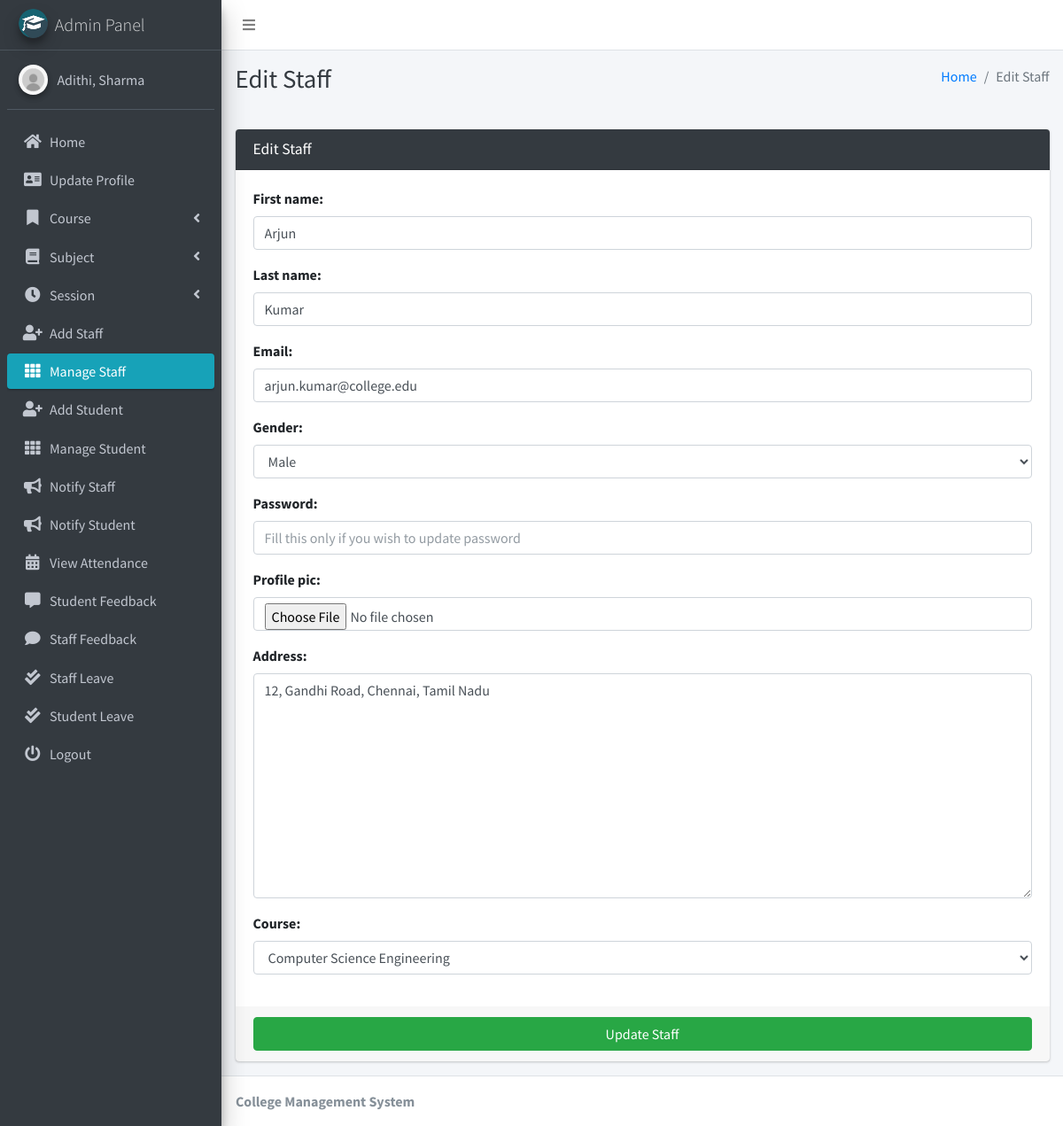
Page /staff/edit/1 (signed in) on the committed database.
### main_app/models.py (models this page shows, shortened)
class CustomUser(AbstractUser):
    USER_TYPE = ((1, "HOD"), (2, "Staff"), (3, "Student"))
    GENDER = [("M", "Male"), ("F", "Female")]
    username = None  # Removed username, using email instead
    email = models.EmailField(unique=True)
    user_type = models.CharField(default=1, choices=USER_TYPE, max_length=1)
    gender = models.CharField(max_length=1, choices=GENDER)
    profile_pic = models.ImageField()
    address = models.TextField()
    fcm_token = models.TextField(default="")  # For firebase notifications
    created_at = models.DateTimeField(auto_now_add=True)
    updated_at = models.DateTimeField(auto_now=True)
    USERNAME_FIELD = "email"
    REQUIRED_FIELDS = []
    objects = CustomUserManager()
    def __str__(self):
        return self.last_name + ", " + self.first_name

class Staff(models.Model):
    course = models.ForeignKey(Course, on_delete=models.DO_NOTHING, null=True, blank=False)
    admin = models.OneToOneField(CustomUser, on_delete=models.CASCADE)

### main_app/hod_views.py (the view)
# urls.py: path("staff/edit/<int:staff_id>", hod_views.edit_staff, name='edit_staff'),
def edit_staff(request, staff_id):
    staff = get_object_or_404(Staff, id=staff_id)
    form = StaffForm(request.POST or None, instance=staff)
    context = {
        'form': form,
        'staff_id': staff_id,
        'page_title': 'Edit Staff'
    }
    if request.method == 'POST':
        if form.is_valid():
            first_name = form.cleaned_data.get('first_name')
            last_name = form.cleaned_data.get('last_name')
            address = form.cleaned_data.get('address')
            username = form.cleaned_data.get('username')
            email = form.cleaned_data.get('email')
            gender = form.cleaned_data.get('gender')
            password = form.cleaned_data.get('password') or None
            course = form.cleaned_data.get('course')
            passport = request.FILES.get('profile_pic') or None
            try:
                user = CustomUser.objects.get(id=staff.admin.id)
                user.username = username
                user.email = email
                if password != None:
                    user.set_password(password)
                if passport != None:
                    fs = FileSystemStorage()
                    filename = fs.save(passport.name, passport)
                    passport_url = fs.url(filename)
                    user.profile_pic = passport_url
                user.first_name = first_name
                user.last_name = last_name
                user.gender = gender
                user.address = address
                staff.course = course
                user.save()
                staff.save()
                messages.success(request, "Successfully Updated")
                return redirect(reverse('edit_staff', args=[staff_id]))
            except Exception as e:
                messages.error(request, "Could Not Update " + str(e))
        else:
            messages.error(request, "Please fil form properly")
    else:
        user = CustomUser.objects.get(id=staff_id)
        staff = Staff.objects.get(id=user.id)
        return render(request, "hod_template/edit_staff_template.html", context)

### main_app/forms.py
class StaffForm(CustomUserForm):
    def __init__(self, *args, **kwargs):
        super(StaffForm, self).__init__(*args, **kwargs)
    class Meta(CustomUserForm.Meta):
        model = Staff
        fields = CustomUserForm.Meta.fields + \
            ['course' ]

### main_app/models.py (called while the page is built)
    def __str__(self):
        return self.name

### main_app/templates/hod_template/edit_staff_template.html
{% extends 'main_app/base.html' %}
{% load static %}
{% block page_title %}{{page_title}}{% endblock page_title %}
{% block content %}
<section class="content">
    <div class="container-fluid">
        <div class="row">
            <div class="col-md-12">
                <div class="card card-dark">
                    <div class="card-header">
                        <h3 class="card-title">{{page_title}}</h3>
                    </div>
                    {% include "main_app/form_template.html" with messages=messages  form=form button_text="Update Staff"%}
                </div>
            </div>
        </div>
    </div>
</section>
{% endblock content %}

### main_app/templates/main_app/sidebar_template.html (shortened to what this page needs)
{% load static %}
<aside class="main-sidebar sidebar-dark-info elevation-4">
    {% if request.user.user_type == '1' %}
    <a href="{% url 'admin_home' %}" class="brand-link">
        <img src="{% static 'dist/img/cmsl.png' %} " alt="AdminLTE Logo"
            class="brand-image img-circle elevation-3" >
        <span class="brand-text font-weight-light">Admin Panel</span>
    </a>
    <div class="sidebar">
        <div class="user-panel mt-3 pb-3 mb-3 d-flex">
            <div class="image">
                <img src="{{ request.user.profile_pic}}" class="img-circle elevation-2" alt="User Image">
            </div>
            <div class="info">
                <a href="#" class="d-block">{{user}}</a>
            </div>
        </div>
        <nav class="mt-2">
            <ul class="nav nav-pills nav-sidebar flex-column" data-widget="treeview" role="menu" data-accordion="false">
                <li class="nav-item">
                    {% url 'admin_home' as admin_home %}
                    <a href="{{admin_home}}" class="nav-link {% if admin_home == request.path %} active {% endif %}">
                        <i class="nav-icon fas fa-home"></i>
                        <p>
                            Home
                        </p>
                    </a>
                </li>
                <li class="nav-item">
                    {% url 'admin_view_profile' as admin_view_profile %}
                    <a href="{{admin_view_profile}}"
                        class="nav-link {% if admin_view_profile == request.path %} active {% endif %}">
                        <i class="nav-icon fas fa-address-card"></i>
                        <p>
                            Update Profile
                        </p>
                    </a>
                </li>
                <li class="nav-item has-treeview">
                    <a href="#" class="nav-link">
                        <i class="nav-icon fas fa-bookmark"></i>
                        <p>
                            Course
                            <i class="fas fa-angle-left right"></i>
                        </p>
                    </a>
                </li>
                <li class="nav-item has-treeview">
                    <a href="#" class="nav-link">
                        <i class="nav-icon fas fa-book"></i>
                        <p>
                            Subject
                            <i class="fas fa-angle-left right"></i>
                        </p>
                    </a>
                </li>
                <li class="nav-item has-treeview">
                    <a href="#" class="nav-link">
                        <i class="nav-icon fas fa-clock"></i>
                        <p>
                            Session
                            <i class="fas fa-angle-left right"></i>
                        </p>
                    </a>
                </li>
                <li class="nav-item">
                    {% url 'add_staff' as add_staff %}
                    <a href="{{add_staff}}" class="nav-link {% if add_staff == request.path %} active {% endif %}">
                        <i class="nav-icon fas fa-user-plus"></i>
                        <p>
                            Add Staff
                        </p>
                    </a>
                </li>
                <li class="nav-item">
                    {% url 'manage_staff' as manage_staff %}
                    {% url 'edit_staff' staff_id as edit_staff %}
                    <a href="{{manage_staff}}"
                        class="nav-link {% if manage_staff == request.path or request.path == edit_staff %} active {% endif %}">
                        <i class="nav-icon fas fa-th"></i>
                        <p>
                            Manage Staff
                        </p>
                    </a>
                </li>
                <li class="nav-item">
                    {% url 'add_student' as add_student%}
                    <a href="{{add_student}}" class="nav-link  {% if add_student == request.path %} active {% endif %}">
                        <i class="nav-icon fas fa-user-plus"></i>
                        <p>
                            Add Student
                        </p>
                    </a>
                </li>
                <li class="nav-item">
                    {% url 'manage_student' as manage_student %}
                    {% url 'edit_student' student_id as edit_student %}
                    <a href="{{manage_student}}"
                        class="nav-link  {% if edit_student == request.path or manage_student == request.path %} active {% endif %}">
                        <i class="nav-icon fas fa-th"></i>
                        <p>
                            Manage Student
                        </p>
                    </a>
                </li>
                <li class="nav-item">
                    {% url 'admin_notify_staff' as admin_notify_staff %}
                    <a href="{{admin_notify_staff}}"
                        class="nav-link {% if admin_notify_staff == request.path %} active {% endif %}">
                        <i class="nav-icon fas fa-bullhorn"></i>
                        <p>
                            Notify Staff
                        </p>
                    </a>
                </li>
                <li class="nav-item">
                    {% url 'admin_notify_student' as admin_notify_student %}
                    <a href="{{admin_notify_student}}"
                        class="nav-link {% if admin_notify_student == request.path %} active {% endif %}">
                        <i class="nav-icon fas fa-bullhorn"></i>
                        <p>
                            Notify Student
                        </p>
                    </a>
                </li>
                <li class="nav-item">
                    {% url 'admin_view_attendance' as admin_view_attendance %}
                <li class="nav-item">
                    <a href="{{admin_view_attendance}}"
                        class="nav-link  {% if admin_view_attendance == request.path %} active {% endif %}">
                        <i class="nav-icon fas fa-calendar-alt"></i>
                        <p>
                            View Attendance
                        </p>
                    </a>
                </li>
                <li class="nav-item">
                    {% url 'student_feedback_message' as student_feedback_message %}
                    <a href="{{ student_feedback_message }}"
                        class="nav-link  {% if student_feedback_message == request.path %} active {% endif %}">
                        <i class="nav-icon fas fa-comment-alt"></i>
                        <p>
                            Student Feedback
                        </p>
                    </a>
                </li>
                <li class="nav-item">
                    {% url 'staff_feedback_message' as staff_feedback_message %}
                    <a href="{{staff_feedback_message}}"
                        class="nav-link   {% if staff_feedback_message == request.path %} active {% endif %}">
                        <i class="nav-icon fas fa-comment"></i>
                        <p>
                            Staff Feedback
                        </p>
                    </a>
                </li>
                <li class="nav-item">
                    {% url 'view_staff_leave' as view_staff_leave %}
                    <a href="{{view_staff_leave}}"
                        class="nav-link  {% if view_staff_leave == request.path %} active {% endif %}">
                        <i class="nav-icon fas fa-check-double"></i>
                        <p>
                            Staff Leave
                        </p>
                    </a>
                </li>
                <li class="nav-item">
                    {% url 'view_student_leave' as view_student_leave %}
                    <a href="{% url 'view_student_leave' %}"
                        class="nav-link  {% if view_student_leave == request.path %} active {% endif %}">
                        <i class="nav-icon fas fa-check-double"></i>
                        <p>
                            Student Leave
                        </p>
                    </a>
                </li>
                                        {% endif %}
                                        <li class="nav-item">
                                            <a href="{% url 'user_logout' %}"
                                                onclick="return confirm('Your session would be terminated.\n\nProceed?')"
                                                class="nav-link">
                                                <i class="nav-icon fas fa-power-off"></i>
                                                <p>
                                                    Logout
                                                </p>
                                            </a>
                                        </li>
                                    </ul>
                                </nav>
                            </div>
</aside>

### main_app/templates/main_app/form_template.html (shortened to what this page needs)
<form role="form" method="POST" enctype="multipart/form-data">
    <div class="card-body">
        {% for field in form  %}
        <div class="form-group">
            {{field.label_tag}}
            {{field}}
        </div>
        {% endfor %}
    </div>
    <div class="card-footer">
        <button type="submit" class="btn btn-success btn-block">
            {% if button_text %}
            {{button_text}}
            {% else %}
            Submit
            {% endif %}
        </button>
    </div>
</form>

### rows in the picture
CustomUser: user.profile_pic (picture), last_name+first_name "Adithi, Sharma"
Staff: form "Computer Science Engineering"

### other values in the picture
{{ page_title }} "Edit Staff"
{{ field.label_tag }} "First name:" "Last name:" "Email:" "Gender:" "Password:" "Profile pic:" "Address:" "Course:"
{{ button_text }} "Update Staff"
